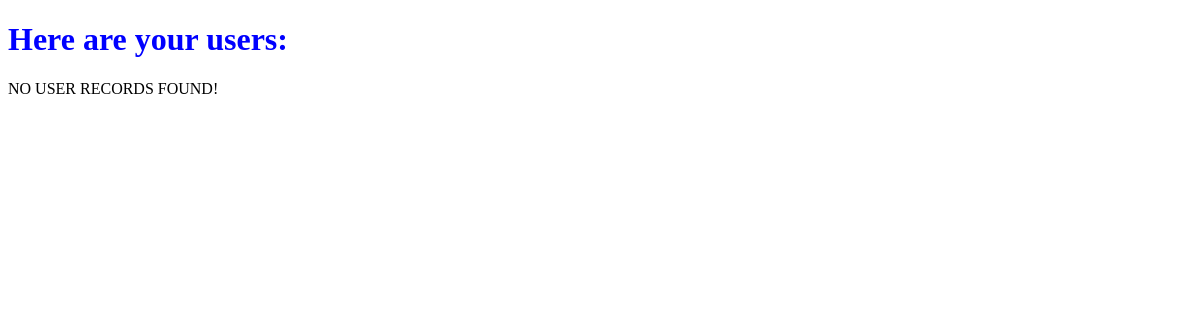
Before: /first_app/users with the older database file.
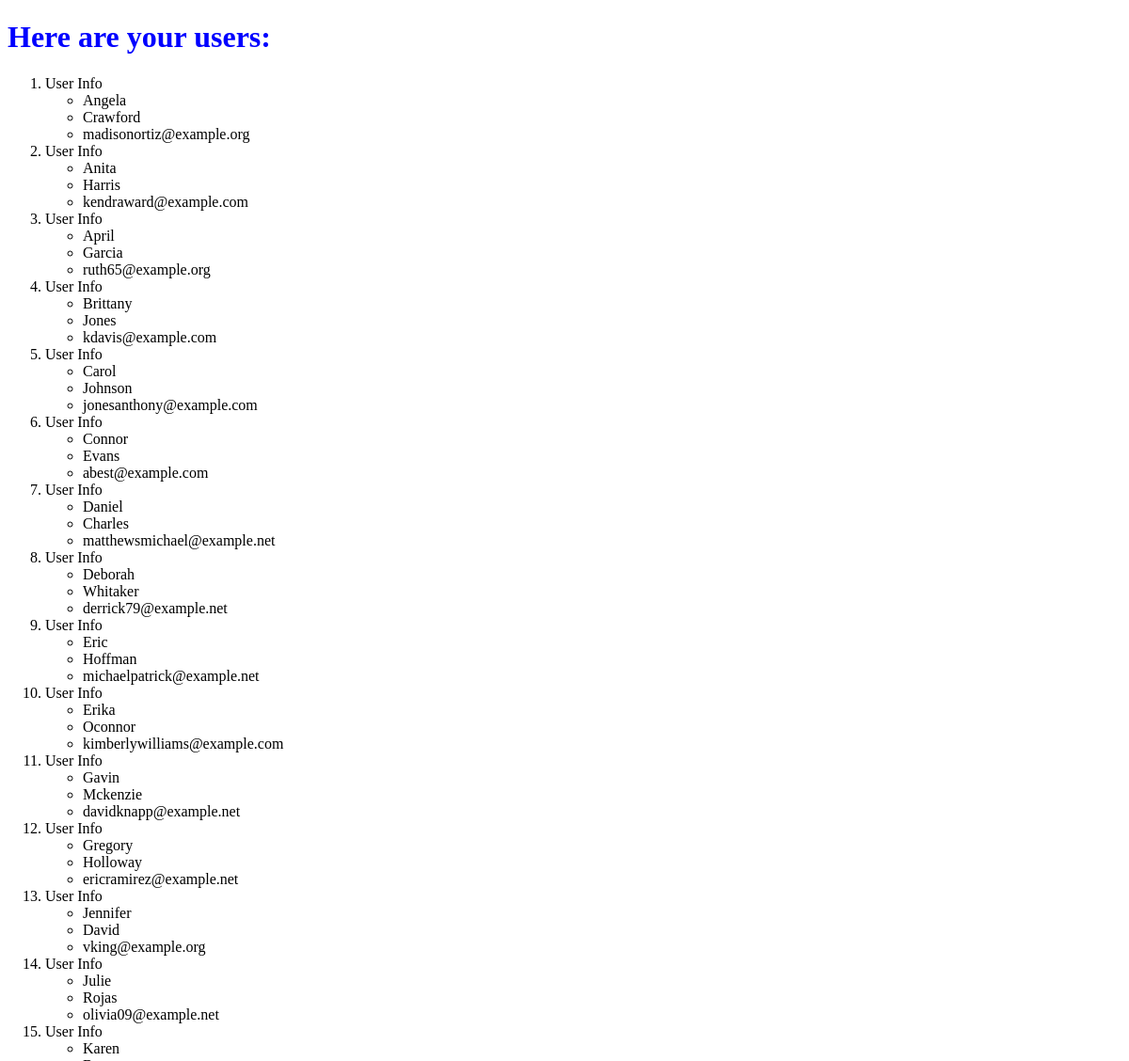
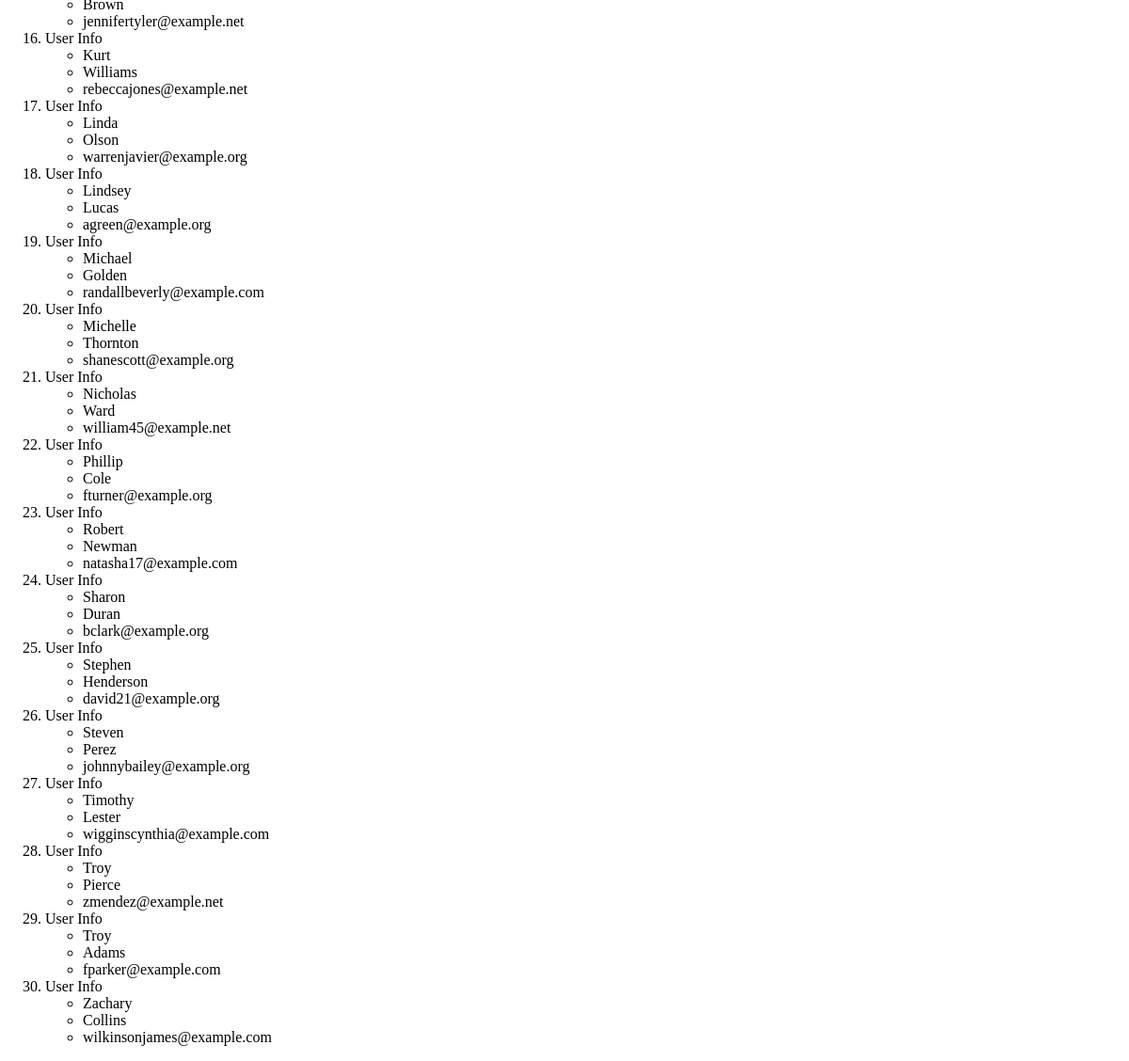
After: the same page with the newer database file (2 pictures, top to bottom).
### first_app/models.py (models this page shows, shortened)
class User(models.Model):
    first_name = models.CharField(max_length=30)
    last_name = models.CharField(max_length=30)
    email = models.EmailField(unique=True)

### first_app/views.py (the view)
# urls.py: path('users', views.users, name='users'),
def users(request):
    users_list = User.objects.order_by('first_name')
    user_dict = {'users_records': users_list}
    return render(request, 'first_app/users.html', context=user_dict)

### templates/first_app/users.html (shortened to what this page needs)
<!DOCTYPE html>
{% load static %}
<html lang="en">
<head>
    <link href="{% static 'css/mystyle.css' %}" rel="stylesheet" class="text/css">
</head>
<body>
<h1>Here are your users:</h1>
<div>
    {% if users_records %}
        <ol>
        {% for user in users_records %}
            <li>User Info</li>
            <ul>
                <li> {{ user.first_name }}</li>
                <li> {{ user.last_name }}</li>
                <li> {{ user.email }}</li>
            </ul>
        {% endfor %}
        </ol>
    {% else %}
    <p>NO USER RECORDS FOUND!</p>
    {% endif %}
</div>
</body>
</html>

### static/css/mystyle.css (style rules this page uses)
h1 { color: blue; }

Changed rows visible on the page:
added User: first_name "Angela", last_name "Crawford", email "madisonortiz@example.org"
added User: first_name "Anita", last_name "Harris", email "kendraward@example.com"
added User: first_name "April", last_name "Garcia", email "ruth65@example.org"
added User: first_name "Brittany", last_name "Jones", email "kdavis@example.com"
added User: first_name "Carol", last_name "Johnson", email "jonesanthony@example.com"
added User: first_name "Connor", last_name "Evans", email "abest@example.com"
added User: first_name "Daniel", last_name "Charles", email "matthewsmichael@example.net"
added User: first_name "Deborah", last_name "Whitaker", email "derrick79@example.net"
added User: first_name "Eric", last_name "Hoffman", email "michaelpatrick@example.net"
added User: first_name "Erika", last_name "Oconnor", email "kimberlywilliams@example.com"
added User: first_name "Gavin", last_name "Mckenzie", email "davidknapp@example.net"
added User: first_name "Gregory", last_name "Holloway", email "ericramirez@example.net"
added User: first_name "Jennifer", last_name "David", email "vking@example.org"
added User: first_name "Julie", last_name "Rojas", email "olivia09@example.net"
added User: first_name "Karen", last_name "Brown", email "jennifertyler@example.net"
added User: first_name "Kurt", last_name "Williams", email "rebeccajones@example.net"
added User: first_name "Linda", last_name "Olson", email "warrenjavier@example.org"
added User: first_name "Lindsey", last_name "Lucas", email "agreen@example.org"
added User: first_name "Michael", last_name "Golden", email "randallbeverly@example.com"
added User: first_name "Michelle", last_name "Thornton", email "shanescott@example.org"
added User: first_name "Nicholas", last_name "Ward", email "william45@example.net"
added User: first_name "Phillip", last_name "Cole", email "fturner@example.org"
added User: first_name "Robert", last_name "Newman", email "natasha17@example.com"
added User: first_name "Sharon", last_name "Duran", email "bclark@example.org"
added User: first_name "Stephen", last_name "Henderson", email "david21@example.org"
added User: first_name "Steven", last_name "Perez", email "johnnybailey@example.org"
added User: first_name "Timothy", last_name "Lester", email "wigginscynthia@example.com"
added User: first_name "Troy", last_name "Pierce", email "zmendez@example.net"
added User: first_name "Troy", last_name "Adams", email "fparker@example.com"
added User: first_name "Zachary", last_name "Collins", email "wilkinsonjames@example.com"
Other visible differences:
text no longer shown: "NO USER RECORDS FOUND!"
